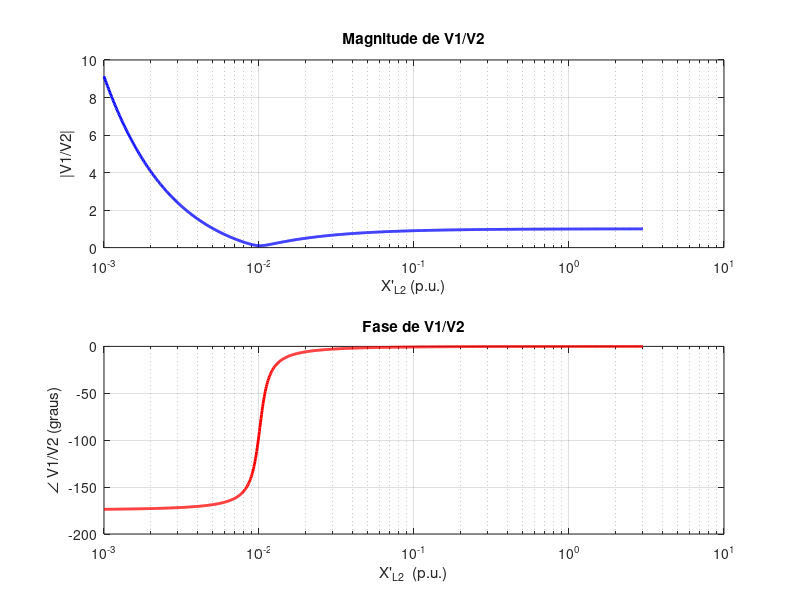

Reproduce this figure in MATLAB.
clc; close all; clear all;

% Definição do intervalo de XL2 de 10⁻³ a 3 p.u. para permitir escala log
XL2 = logspace(-3, log10(3), 1000);  
R2 = 0.1 * XL2;  % R2 é 10% de XL2
XC = -0.01017;   % Reatância capacitiva

% Cálculo de K
K = (1j*XC + R2 + 1j*XL2) ./ (R2 + 1j*XL2);

% Cálculo da magnitude e fase de K
K_mag = abs(K);           % Magnitude
K_phase = angle(K) * 180/pi;  % Fase em graus

% Plot da magnitude
figure;
subplot(2,1,1);
semilogx(XL2, K_mag, 'b', 'LineWidth', 2);  % Escala log no eixo X
xlabel('X''_{L2} (p.u.)');
ylabel('|V1/V2|');
title('Magnitude de V1/V2');
grid on;

% Plot da fase
subplot(2,1,2);
semilogx(XL2, K_phase, 'r', 'LineWidth', 2);  % Escala log no eixo X
xlabel('X''_{L2}  (p.u.)');
ylabel('\angle V1/V2 (graus)');
title('Fase de V1/V2');
grid on;
